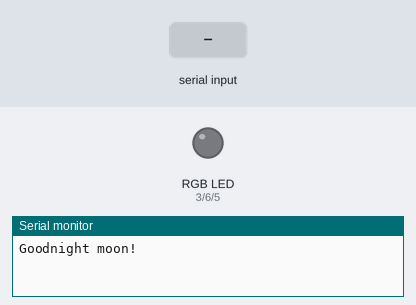
The sketch below on a simulated Arduino Uno, built with avr-gcc and run on an emulated ATmega328P. Parts: an RGB LED mixed from three pins (HIGH = lit), the last lines printed to the serial monitor. The test bench sets the inputs (shaded band). Dim RGB values are drawn brighter than linear.

Above: at 1.2 s.
1.3 s: "90,45,200\n" received over the second serial link
At 1.9 s:
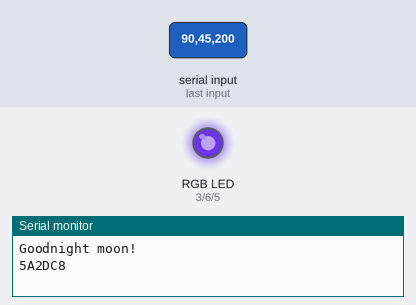
2.8 s: "30,150,10\n" received over the second serial link
At 4.2 s:
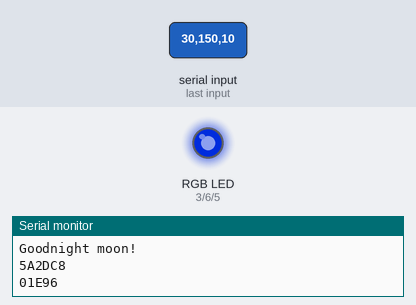
5.8 s: "90,45\n" received over the second serial link
At 7.2 s:
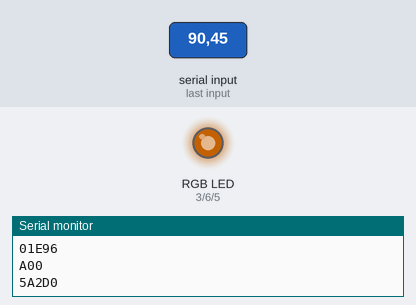
8.2 s: "200\n" received over the second serial link
At 10.9 s:
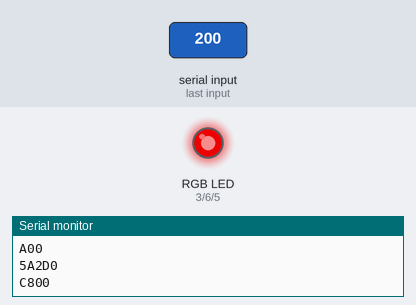
11.2 s: "30,150\n" received over the second serial link
At 12.6 s:
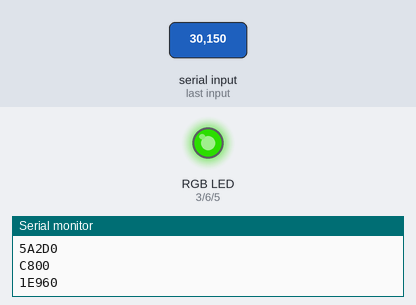
13.7 s: "90\n" received over the second serial link
At 16.4 s:
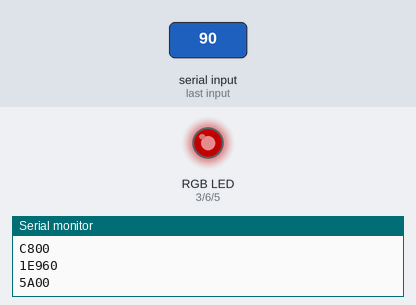
Timing chart, 0 to 17.7 s (numbered marks = the images above; inputs shaded):
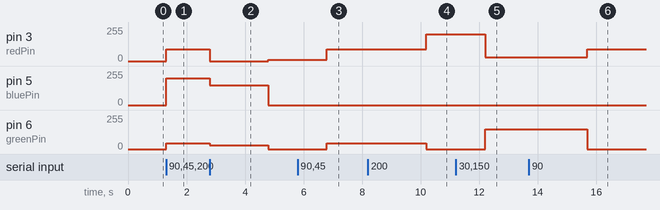

The sketch:

serial.ino
```cpp
#include <SoftwareSerial.h>

SoftwareSerial mySerial(10, 11); // RX, TX

// pins for the LEDs:
const int redPin = 3;
const int greenPin = 6;
const int bluePin = 5;

void setup() {
  // Open serial communications and wait for port to open:
  Serial.begin(57600);
  while (!Serial) {
    ; // wait for serial port to connect. Needed for native USB port only
  }

  Serial.println("Goodnight moon!");

  // set the data rate for the SoftwareSerial port
  mySerial.begin(9600);
  mySerial.println("Hello, world?");

  // make the pins outputs:
  pinMode(redPin, OUTPUT);
  pinMode(greenPin, OUTPUT);
  pinMode(bluePin, OUTPUT);
}

void loop() { // run over and over
  while (mySerial.available() > 0 ) {
      // look for the next valid integer in the incoming serial stream:
      int red = mySerial.parseInt();
      // do it again:
      int green = mySerial.parseInt();
      // do it again:
      int blue = mySerial.parseInt();
      // constrain the values to 0 - 255 and invert
      // if you're using a common-cathode LED, just use "constrain(color, 0, 255);"
      red = constrain(red, 0, 255);
      green = constrain(green, 0, 255);
      blue = constrain(blue, 0, 255);

      // fade the red, green, and blue legs of the LED:
      analogWrite(redPin, red);
      analogWrite(greenPin, green);
      analogWrite(bluePin, blue);

      // print the three numbers in one string as hexadecimal:
      Serial.print(red, HEX);
      Serial.print(green, HEX);
      Serial.println(blue, HEX);
  }
}
```

Measured:
- after the input at 1.3 s, pin 3 (redPin): 0/255 → 90/255 at once; pin 5 (bluePin): 0/255 → 200/255 at once; pin 6 (greenPin): 0/255 → 45/255 at once
- after the input at 2.8 s, pin 3 (redPin): 90/255 → 0/255 after 0.00 s instead of 1.5 s; pin 5 (bluePin): 200/255 → 150/255 at once, → 0/255 2.0 s later; pin 6 (greenPin): 45/255 → 30/255 at once, → 0/255 2.0 s later
- after the input at 5.8 s, pin 3 (redPin): 10/255 → 90/255 after 1.0 s; pin 6 (greenPin): 0/255 → 45/255 after 1.0 s
- after the input at 8.2 s, pin 3 (redPin): 90/255 → 200/255 after 2.0 s; pin 6 (greenPin): 45/255 → 0/255 after 2.0 s
- after the input at 11.2 s, pin 3 (redPin): 200/255 → 30/255 after 1.0 s; pin 6 (greenPin): 0/255 → 150/255 after 1.0 s
- after the input at 13.7 s, pin 3 (redPin): 30/255 → 90/255 after 2.0 s; pin 6 (greenPin): 150/255 → 0/255 after 2.0 s
